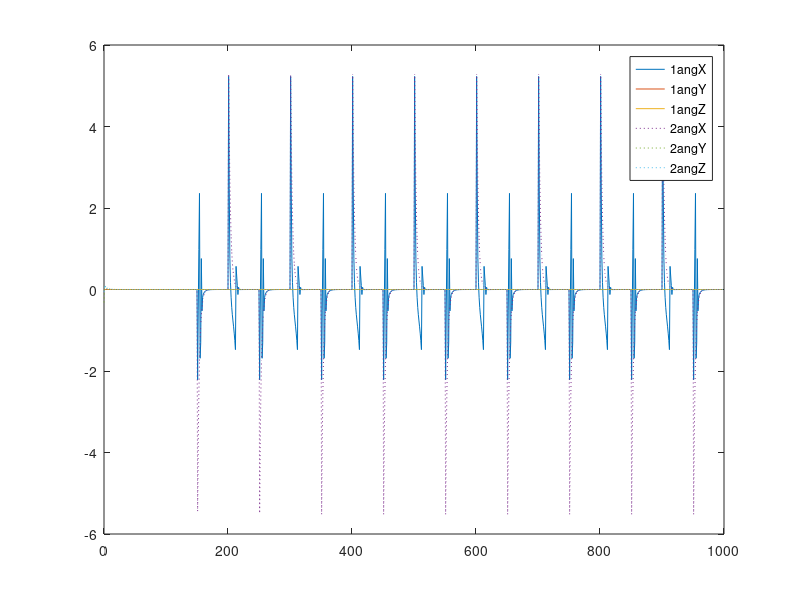

MATLAB code to generate this figure:
readings1 = csvread("./reading1.csv");
readings2 = csvread("./reading2.csv");
x = 0:1:length(readings1(1:6:end))-1;
plot(
%    x, readings1(1:6:end), "-;1linX;",
%    x, readings1(2:6:end), "-;1linY;",
%    x, readings1(3:6:end), "-;1linZ;",
    x, readings1(4:6:end), "-;1angX;",
    x, readings1(5:6:end), "-;1angY;",
    x, readings1(6:6:end), "-;1angZ;",
%    x, readings2(1:6:end), ":;2linX;",
%    x, readings2(2:6:end), ":;2linY;",
%    x, readings2(3:6:end), ":;2linZ;",
    x, readings2(4:6:end), ":;2angX;",
    x, readings2(5:6:end), ":;2angY;",
    x, readings2(6:6:end), ":;2angZ;"
)